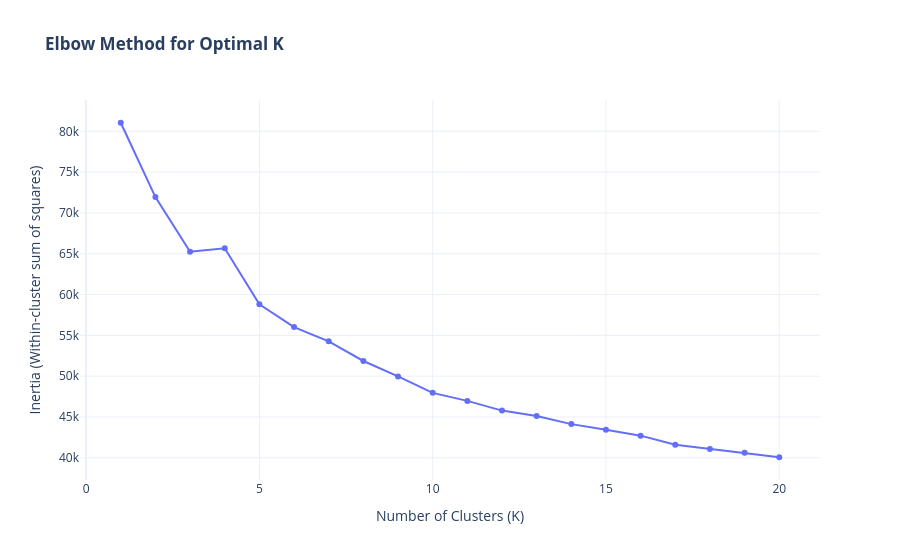

The notebook cell this image was saved under:
### Code cell
# --- Imports ---
import pandas as pd
import numpy as np
from pathlib import Path
import warnings

# Scikit-learn imports
from sklearn.experimental import enable_iterative_imputer
from sklearn.impute import IterativeImputer
from sklearn.preprocessing import StandardScaler
from sklearn.cluster import KMeans

# Plotting import
import plotly.graph_objects as go

# Suppress FutureWarnings from scikit-learn for cleaner output
warnings.filterwarnings("ignore", category=FutureWarning)

# --- 1. Configuration and Setup ---
# Define project paths assuming this notebook is in the 'notebooks/' directory
NOTEBOOK_DIR = Path.cwd()
PROJECT_ROOT = NOTEBOOK_DIR.parent
PROCESSED_DATA_DIR = PROJECT_ROOT / "data" / "processed"

# Input file for sales data
INPUT_FILENAME = "madrid_sale_properties_processed_1.csv"
INPUT_FILEPATH = PROCESSED_DATA_DIR / INPUT_FILENAME

# --- 2. Load the Data ---
print(f"--- Loading Data from {INPUT_FILEPATH} ---")
df = pd.read_csv(INPUT_FILEPATH)
print("Data loaded successfully. Shape:", df.shape)

# --- 3. Preprocessing and Encoding ---
# This section mirrors the logic in your final training script.

print("\n--- Preprocessing Data ---")

# Define target variable
target_variable = 'price_eur'

# Drop unnecessary/redundant columns. We now drop lat, lon, and distrito.
columns_to_drop = [
    'url', 'property_id', 'scraped_at', 'energy_cert_classification',
    'description', 'superficie_util', 'orientacion_list',
    'distrito', 'latitude', 'longitude' # Dropping these as we will use 'barrio_encoded' as the sole location feature
]
df.drop(columns=columns_to_drop, inplace=True, errors='ignore')

# Drop columns with high NaN percentage (but keep 'amueblado')
NAN_DROP_THRESHOLD = 0.5
COLS_TO_KEEP_REGARDLESS_OF_NAN = ['amueblado']

missing_value_percent = df.isnull().sum() / len(df)
cols_with_high_nan = missing_value_percent[missing_value_percent > NAN_DROP_THRESHOLD].index
cols_to_drop_high_nan = [col for col in cols_with_high_nan if col not in COLS_TO_KEEP_REGARDLESS_OF_NAN]

if cols_to_drop_high_nan:
    df.drop(columns=cols_to_drop_high_nan, inplace=True)
    print(f"Dropped {len(cols_to_drop_high_nan)} columns with >{NAN_DROP_THRESHOLD*100}% missing values: {cols_to_drop_high_nan}")

# Ordinal Encoding
age_map = {
    'Más de 50 años': 0, 'Entre 30 y 50 años': 1, 'Entre 20 y 30 años': 2,
    'Entre 10 y 20 años': 3, 'Entre 5 y 10 años': 4, 'Menos de 5 años': 5
}
condition_map = {'A reformar': 0, 'En buen estado': 1, 'Reformado': 2, 'A estrenar': 3}
df['antiguedad'] = df['antiguedad'].map(age_map)
df['conservacion'] = df['conservacion'].map(condition_map)

# Target Encoding (now only for 'barrio')
df['barrio'] = df['barrio'].fillna('Desconocido')
barrio_map = df.groupby('barrio')[target_variable].mean()
df['barrio'] = df['barrio'].map(barrio_map)
df.rename(columns={'barrio': 'barrio_encoded'}, inplace=True)

# One-Hot Encoding
df = pd.get_dummies(df, columns=['amueblado'], prefix='amueblado', dummy_na=True)

# Isolate features (X) for imputation
features_df = df.drop(columns=[target_variable])

# Iterative Imputation
print("Applying IterativeImputer...")
imputer = IterativeImputer(max_iter=10, random_state=42)
features_imputed_array = imputer.fit_transform(features_df)
features_imputed_df = pd.DataFrame(features_imputed_array, columns=features_df.columns, index=features_df.index)

# --- 4. Feature Scaling ---
print("\n--- Scaling Features ---")
scaler = StandardScaler()
features_scaled = scaler.fit_transform(features_imputed_df)
print("Features scaled successfully.")

# --- 5. Elbow Method for Optimal K ---
def find_optimal_k(data, max_k=15):
    """
    Finds the optimal number of clusters (k) for K-Means using the Elbow Method
    and displays an interactive plot.
    """
    print("\n--- Running Elbow Method ---")
    inertias = []
    k_range = range(1, max_k + 1)
    for k in k_range:
        kmeans = KMeans(n_clusters=k, random_state=42, n_init='auto')
        kmeans.fit(data)
        inertias.append(kmeans.inertia_)
        print(f"Inertia for k={k}: {kmeans.inertia_:.2f}")

    # Plotting the elbow curve
    fig = go.Figure(data=go.Scatter(x=list(k_range), y=inertias, mode='lines+markers'))
    fig.update_layout(
        title='<b>Elbow Method for Optimal K</b>',
        xaxis_title='Number of Clusters (K)',
        yaxis_title='Inertia (Within-cluster sum of squares)',
        template='plotly_white'
    )
    print("\nDisplaying elbow plot. Look for the 'elbow' point where the rate of decrease significantly slows.")
    fig.show()

# --- Execute the function ---
# This will now run on the corrected feature set
find_optimal_k(features_scaled, max_k=20)# In your Jupyter Notebook (e.g., model_training.ipynb)

### Figure 1 — Plotly figure (JSON) as saved in the notebook; plotly's stock layout.template omitted (floating-point values rounded to 4 significant figures)
{"data": [{"mode": "lines+markers", "type": "scatter", "x": [1, 2, 3, 4, 5, 6, 7, 8, 9, 10, 11, 12, 13, 14, 15, 16, 17, 18, 19, 20], "y": [81050.0, 71950.0, 65250.0, 65680.0, 58810.0, 56020.0, 54270.0, 51860.0, 49970.0, 47960.0, 46970.0, 45780.0, 45130.0, 44120.0, 43420.0, 42710.0, 41590.0, 41070.0, 40620.0, 40060.0]}], "layout": {"title": {"text": "<b>Elbow Method for Optimal K</b>"}, "xaxis": {"title": {"text": "Number of Clusters (K)"}}, "yaxis": {"title": {"text": "Inertia (Within-cluster sum of squares)"}}}}
